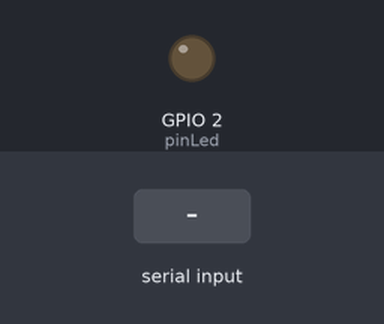
Recording of a program running on a simulated ESP32. Shown: output pins drawn as LEDs (lit = HIGH). Inputs (shaded band) come from the test bench. Nothing arrives over Bluetooth unless stated.

Above: at 1.2 s.
1.3 s: "ligar\n" received over the second serial link
At 2.3 s:
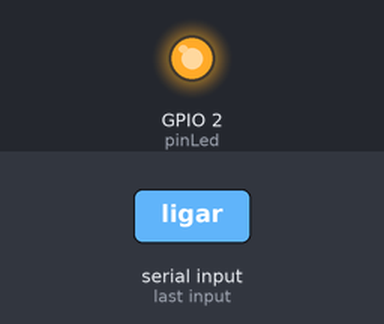
2.8 s: "desligar\n" received over the second serial link
At 3.5 s:
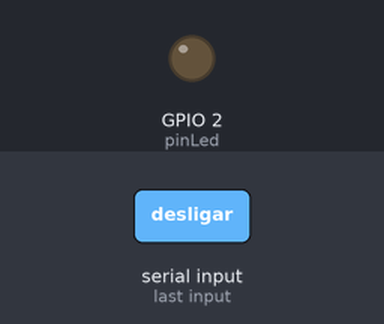
Timing chart, 0 to 5.8 s (numbered marks = the images above; inputs shaded):
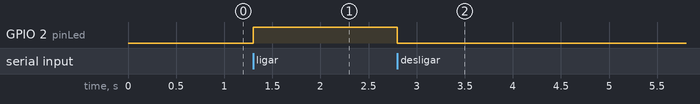

Measured:
- after the input at 1.3 s, GPIO 2 (pinLed): LOW → HIGH at once
- after the input at 2.8 s, GPIO 2 (pinLed): HIGH → LOW at once

The program:

main.cpp
```cpp
#include <Arduino.h>
#include "BluetoothSerial.h"

#define pinLed 2

BluetoothSerial SerialBT; // Cria um objeto Bluetooth Serial

String palavra;

void setup() {
    Serial.begin(9600);
    SerialBT.begin("ESP32_GuilhermeVM"); // Nome do dispositivo Bluetooth
    pinMode(pinLed, OUTPUT);
    SerialBT.println("Digite algo no monitor serial:");
}

void loop() {
    while(SerialBT.available()) {
        char caractere = SerialBT.read();

        if(caractere == '\n') {
            SerialBT.println(palavra);

            // palavra.equalsIgnoreCase("ligar"), ignora maiúsculas e minúsculas
            if (palavra.equals("ligar")){
                digitalWrite(pinLed, HIGH); // Liga o LED
                SerialBT.println("LED ligado");

            } else if (palavra.equals("desligar")){
                digitalWrite(pinLed, LOW); // Desliga o LED
                SerialBT.println("LED desligado");

            } else {
                SerialBT.println("Comando não reconhecido. Use 'ligar' ou 'desligar'");
            }
            palavra = ""; // Limpa a palavra após imprimir

        } else if (caractere != '\r') {
            palavra += caractere; //Palavra concatena com o caractere
        }

        // if(caractere == 'l' || caractere == 'L') {
        //     digitalWrite(pinLed, HIGH); // Liga o LED
        //     Serial.println("LED ligado");
        // } else if (caractere == 'd' || caractere == 'D'){
        //     digitalWrite(pinLed, LOW); // Desliga o LED
        //     Serial.println("LED desligado");
        // } else {
        //     Serial.println("Caractere inválido. Use 'l'/'L' para ligar ou 'd'/'D' para desligar o LED.");
        // }
        // Serial.printf("Você digitou: %c \n\r", caractere);
    }
}
```
